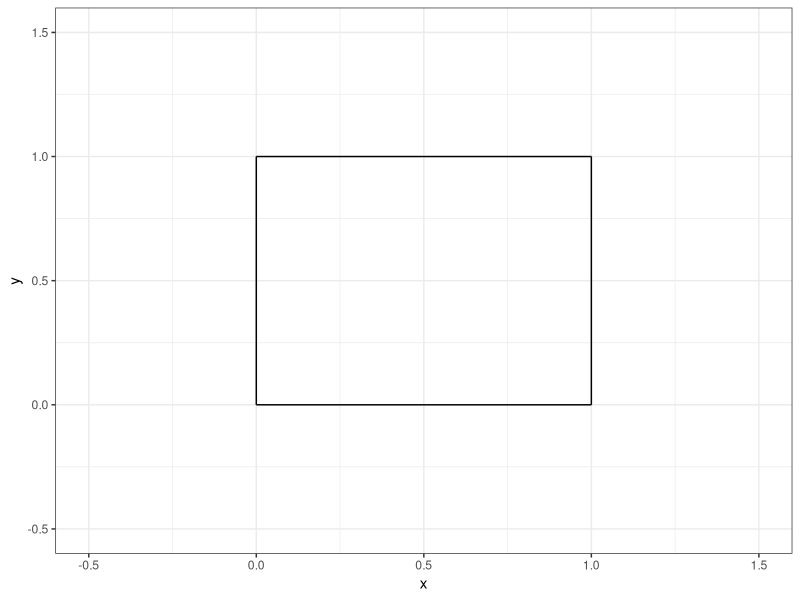
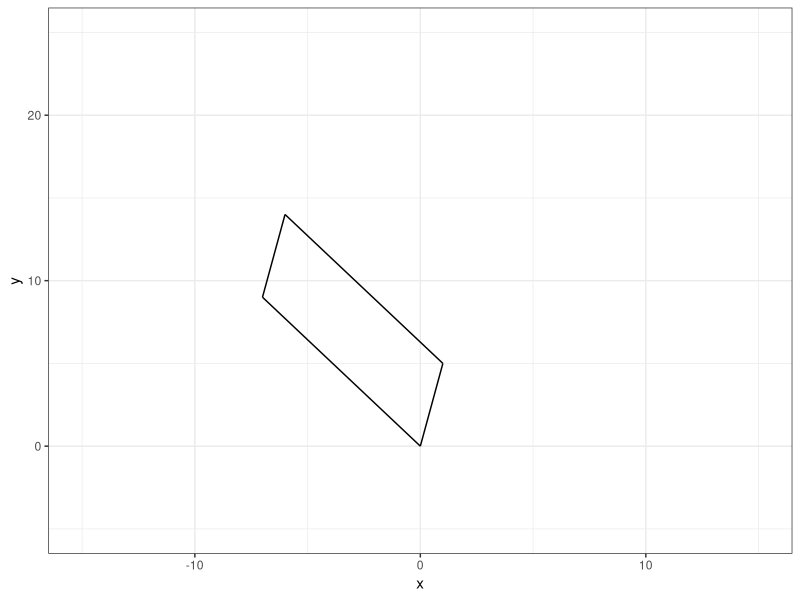
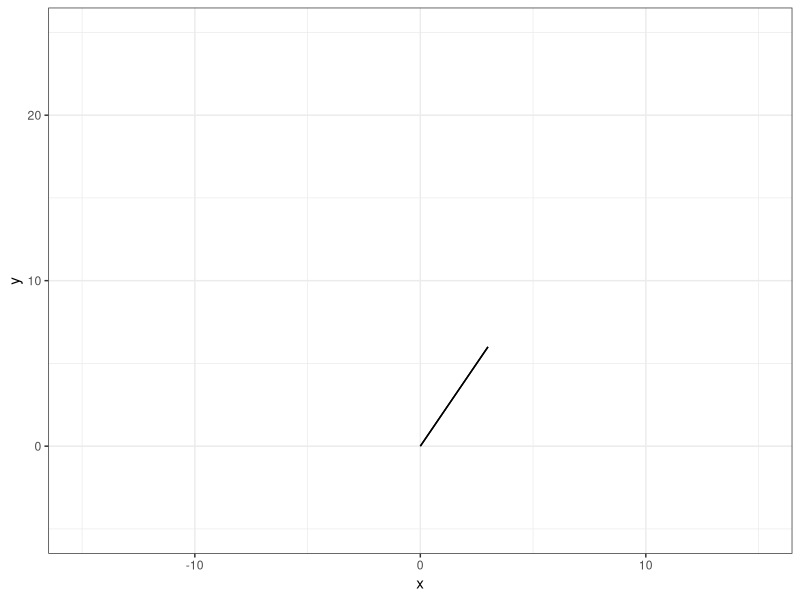
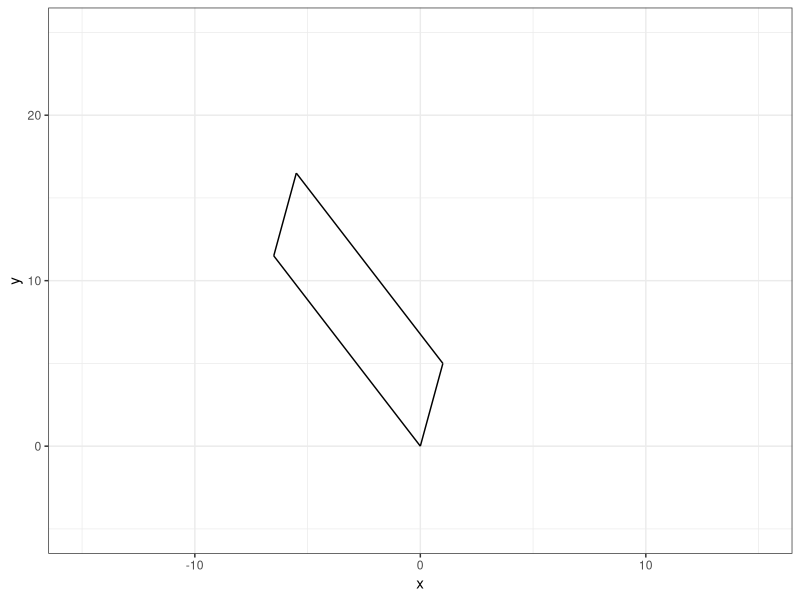
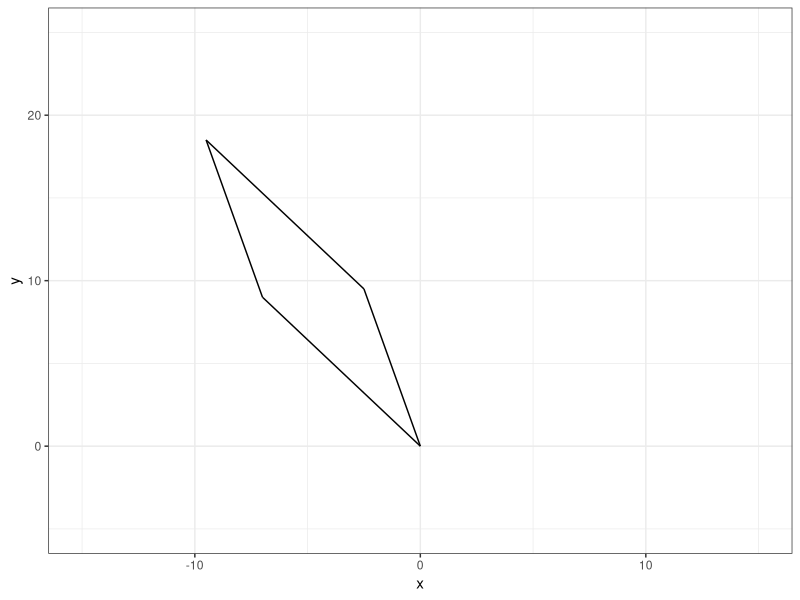
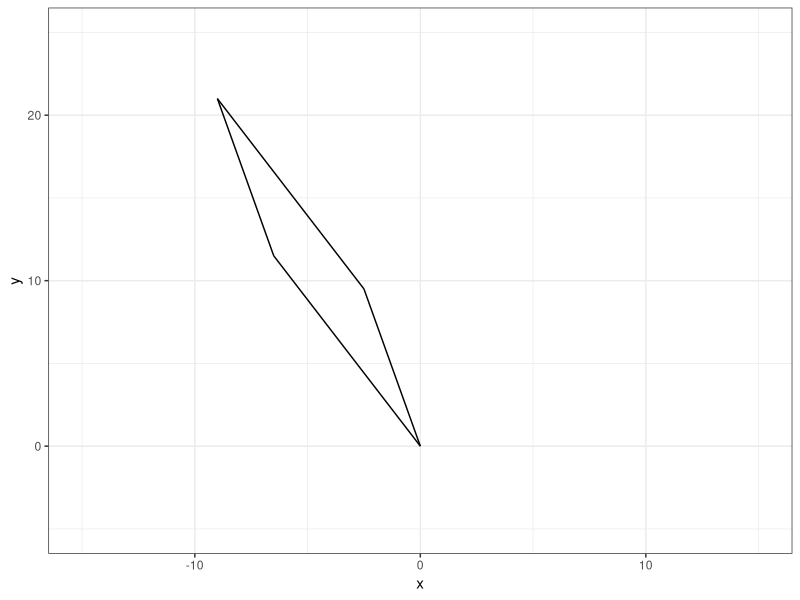
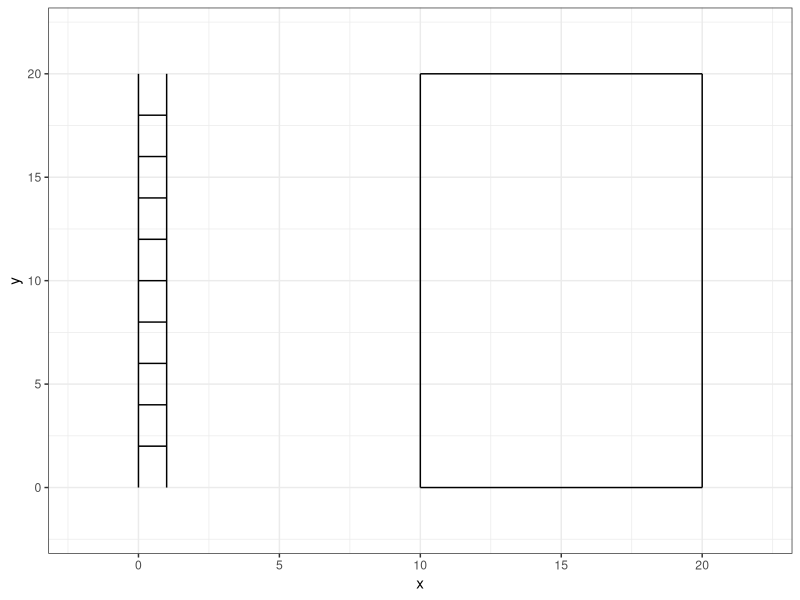
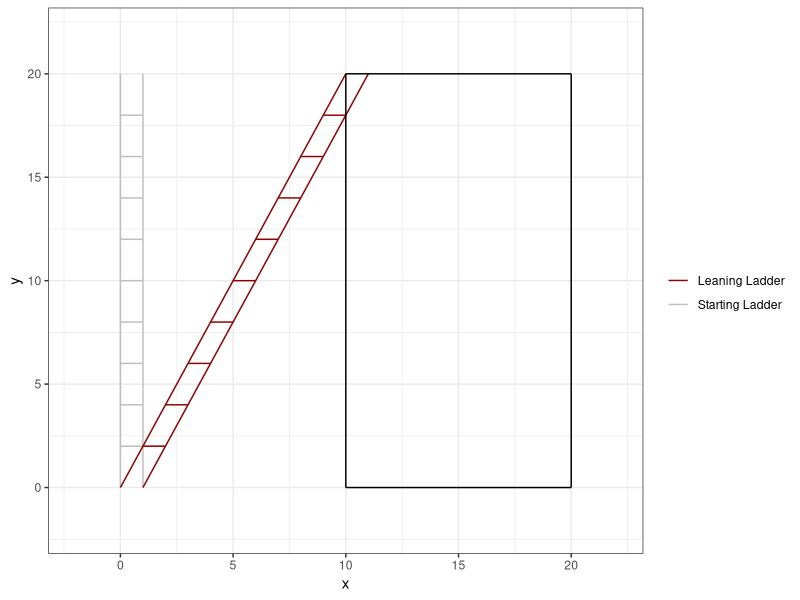

The R source for these figures, in order:
## ---- chunk 1
#| echo: false

default_chunk_hook  <- knitr::knit_hooks$get("chunk")

latex_font_size <- c("Huge", "huge", "LARGE", "Large", 
                     "large", "normalsize", "small", 
                     "footnotesize", "scriptsize", "tiny")

knitr::knit_hooks$set(chunk = function(x, options) {
  x <- default_chunk_hook(x, options)
  if(options$size %in% latex_font_size) {
    paste0("\n \\", options$size, "\n\n", 
      x, 
      "\n\n \\normalsize"
    )
  } else {
    x
  }
})

## ---- chunk 2
#| label: load-packages
#| include: false
library(tidyverse)
## ---- chunk 3
#| label: fig-unitsquare
#| fig-cap: "The unit square."
#| fig-width: 3
#| fig-height: 3
#| scale: "80%"
#| fig-align: "center"
#| size: "scriptsize"
p0 <- c(0, 0)
p1 <- c(1, 0)
p2 <- c(1, 1)
p3 <- c(0, 1)
ggplot() +
  geom_segment(aes(x = p0[1], y = p0[2], xend = p1[1], yend = p1[2])) +
  geom_segment(aes(x = p1[1], y = p1[2], xend = p2[1], yend = p2[2])) +
  geom_segment(aes(x = p2[1], y = p2[2], xend = p3[1], yend = p3[2])) +
  geom_segment(aes(x = p3[1], y = p3[2], xend = p0[1], yend = p0[2])) +
  theme_bw() +
  xlim(-0.5, 1.5) +
  ylim(-0.5, 1.5) +
  labs(x = "x", y = "y")
## ---- chunk 4
#| size: scriptsize
A = matrix(data = c(1, -7, 5, 9), nrow = 2, ncol = 2, byrow = TRUE) 
A
#I made a matrix that went by row instead of by column.
## ---- chunk 5
#| size: scriptsize
M = matrix(data = c(1, 0, 0, 1), nrow = 2, ncol = 2, byrow = TRUE) # Making the matrix, M
T = A%*%M #Multiplying the matrices and naming them T
T
## ---- chunk 6
#| size: "scriptsize"
basis.vector.1 = c(1,5) 
basis.vector.2 = c(-7,9) #I used a manual vector because there were only two data points.
basis.vector.1
basis.vector.2
## ---- chunk 7
#| size: scriptsize
p0 = c(0,0)
p1 = basis.vector.1
p2 = basis.vector.1+basis.vector.2
p3 = basis.vector.2 #I used the formulas from the unit square example for the corner vertices.
p0
p1
p2
p3
## ---- chunk 8
#| label: fig-1.5e
#| fig-cap: "Parallelogram 1."
#| fig-width: 3
#| fig-height: 3
#| scale: "80%"
#| fig-align: "center"
#| size: "scriptsize"
p0 = c(0,0)
p1 = basis.vector.1
p2 = basis.vector.1+basis.vector.2
p3 = basis.vector.2 # I made sure to use the same points as found in part d.
ggplot() +
  geom_segment(aes(x = p0[1], y = p0[2], xend = p1[1], yend = p1[2])) +
  geom_segment(aes(x = p1[1], y = p1[2], xend = p2[1], yend = p2[2])) +
  geom_segment(aes(x = p2[1], y = p2[2], xend = p3[1], yend = p3[2])) +
  geom_segment(aes(x = p3[1], y = p3[2], xend = p0[1], yend = p0[2])) +
  theme_bw() +
  xlim(-15, 15) +
  ylim(-5, 25) +
  labs(x = "x", y = "y")
## ---- chunk 9
#| size: scriptsize
det(A) #returns the determinant of A
## ---- chunk 10
#| size: scriptsize
A = matrix(data = c(1, 2, 2, 4), nrow = 2, ncol = 2, byrow = TRUE) 
#I made a matrix that went by row instead of by column with new data.
A
## ---- chunk 11
T = A %*% M # I made sure to multiply the matrices rather than their components.
T
## ---- chunk 12
#| size: scriptsize
basis.vector.1 = c(1,2)
basis.vector.2 = c(2,4)
basis.vector.1 
basis.vector.2
## ---- chunk 13
#| size: scriptsize
p0 = c(0,0)
p1 = basis.vector.1
p2 = basis.vector.1+basis.vector.2
p3 = basis.vector.2 #same work as 1.4
p0
p1
p2
p3
## ---- chunk 14
#| label: fig-2.5e
#| fig-cap: "Line 1."
#| fig-width: 3
#| fig-height: 3
#| scale: "80%"
#| fig-align: "center"
#| size: "scriptsize"
p0 = c(0,0)
p1 = basis.vector.1
p2 = basis.vector.1+basis.vector.2
p3 = basis.vector.2
ggplot() +
  geom_segment(aes(x = p0[1], y = p0[2], xend = p1[1], yend = p1[2])) +
  geom_segment(aes(x = p1[1], y = p1[2], xend = p2[1], yend = p2[2])) +
  geom_segment(aes(x = p2[1], y = p2[2], xend = p3[1], yend = p3[2])) +
  geom_segment(aes(x = p3[1], y = p3[2], xend = p0[1], yend = p0[2])) +
  theme_bw() +
  xlim(-15, 15) +
  ylim(-5, 25) +
  labs(x = "x", y = "y")
## ---- chunk 15
#| size: "scriptsize"
det(A) #it is a line so this should return 0.
## ---- chunk 16
#| label: fig-4
#| fig-cap: "Parallelogram 2."
#| fig-width: 3
#| fig-height: 3
#| scale: "80%"
#| fig-align: "center"
#| size: "scriptsize"
Mv = matrix(data= c(1, k=0.5, 0, 1), nrow=2, ncol = 2, byrow = TRUE)
A = matrix(data = c(1, -7, 5, 9), nrow = 2, ncol = 2, byrow = TRUE) 
T = A%*%Mv
T
det(A) #For area of the parallelogram
basis.vector.1 = c(1,5) 
basis.vector.2 = c(-6.5,11.5) 

p0 = c(0,0)
p1 = basis.vector.1
p2 = basis.vector.1+basis.vector.2
p3 = basis.vector.2
ggplot() +
  geom_segment(aes(x = p0[1], y = p0[2], xend = p1[1], yend = p1[2])) +
  geom_segment(aes(x = p1[1], y = p1[2], xend = p2[1], yend = p2[2])) +
  geom_segment(aes(x = p2[1], y = p2[2], xend = p3[1], yend = p3[2])) +
  geom_segment(aes(x = p3[1], y = p3[2], xend = p0[1], yend = p0[2])) +
  theme_bw() +
  xlim(-15, 15) +
  ylim(-5, 25) +
  labs(x = "x", y = "y")
## ---- chunk 17
#| label: fig-5
#| fig-cap: "Parallelogram 3"
#| fig-width: 3
#| fig-height: 3
#| scale: "80%"
#| fig-align: "center"
#| size: "scriptsize"

Mh = matrix(data= c(1, 0, k=0.5, 1), nrow=2, ncol = 2, byrow = TRUE)
A = matrix(data = c(1, -7, 5, 9), nrow = 2, ncol = 2, byrow = TRUE) 
T = A%*%Mh
T
det(A) #For area of the parallelogram

basis.vector.1 = c(-2.5,9.5) 
basis.vector.2 = c(-7,9) 
p0 = c(0,0)
p1 = basis.vector.1
p2 = basis.vector.1+basis.vector.2
p3 = basis.vector.2

ggplot() +
  geom_segment(aes(x = p0[1], y = p0[2], xend = p1[1], yend = p1[2])) +
  geom_segment(aes(x = p1[1], y = p1[2], xend = p2[1], yend = p2[2])) +
  geom_segment(aes(x = p2[1], y = p2[2], xend = p3[1], yend = p3[2])) +
  geom_segment(aes(x = p3[1], y = p3[2], xend = p0[1], yend = p0[2])) +
  theme_bw() +
  xlim(-15, 15) +
  ylim(-5, 25) +
  labs(x = "x", y = "y")
## ---- chunk 18
#| label: fig-6
#| fig-cap: "Parallelogram 4"
#| fig-width: 3
#| fig-height: 3
#| scale: "80%"
#| fig-align: "center"#| size: "scriptsize"

Mvh = matrix(data= c(1, k=0.5, k=0.5, 1), nrow=2, ncol = 2, byrow = TRUE)
A = matrix(data = c(1, -7, 5, 9), nrow = 2, ncol = 2, byrow = TRUE) 
T = A%*%Mvh
T
det(A) #For area of the parallelogram

basis.vector.1 = c(-2.5,9.5) 
basis.vector.2 = c(-6.5,11.5) 
p0 = c(0,0)
p1 = basis.vector.1
p2 = basis.vector.1+basis.vector.2
p3 = basis.vector.2
ggplot() +
  geom_segment(aes(x = p0[1], y = p0[2], xend = p1[1], yend = p1[2])) +
  geom_segment(aes(x = p1[1], y = p1[2], xend = p2[1], yend = p2[2])) +
  geom_segment(aes(x = p2[1], y = p2[2], xend = p3[1], yend = p3[2])) +
  geom_segment(aes(x = p3[1], y = p3[2], xend = p0[1], yend = p0[2])) +
  theme_bw() +
  xlim(-15, 15) +
  ylim(-5, 25) +
  labs(x = "x", y = "y")
## ---- chunk 19
x = c(0,0,1,1, rep(c(0,1), times=9)) 
y = c(0,20,0,20, rep(seq(from = 2, to= 18, by=2), each= 2))
group = rep(seq(from=1, to= 11, by=1), each=2)
ladder = data.frame(x, y, group)
ladder
## ---- chunk 20
#| label: fig-ladder
#| fig-cap: "A ladder."
#| fig-width: 3
#| fig-height: 3
#| scale: "80%"
#| fig-align: "center"
#| size: "scriptsize"
ggplot() +
  geom_path(data = ladder, 
              aes(x = x, y = y, group = group)) +
                  geom_segment(aes(x = 10, xend = 10,
                   y=0, yend = 20))+
  geom_segment(aes(x = 10, xend = 20,
                   y=20, yend = 20))+
  geom_segment(aes(x = 20, xend = 20,
                   y=0, yend = 20))+
  geom_segment(aes(x = 10, xend = 20,
                   y=0, yend = 0)) +
  theme_bw() +
  xlim(-2,22) +
  ylim(-2,22)
## ---- chunk 21
A = as.matrix(ladder[ ,-3]) # a matrix with "ladder" data without the group index.
k=0.5
Mh= matrix(data= c(1, 0, k, 1), nrow=2, ncol = 2, byrow = TRUE) 
T= A %*% Mh
T
## ---- chunk 22
leaning.ladder = data.frame(x=T[, 1], #this uses exclusively the first index from T
                            y=T[, 2], #this uses exclusively the second index from T
                            group = group)
leaning.ladder
## ---- chunk 23
#| label: fig-ladder2
#| fig-cap: "A ladder and a leaning ladder."
#| fig-width: 3
#| fig-height: 3
#| scale: "80%"
#| fig-align: "center"
#| size: "scriptsize"
ggplot() +
  geom_path(data = ladder, 
              aes(x = x, y = y, group = group, color = "Starting Ladder")) +
  geom_path(data = leaning.ladder, 
              aes(x = x, y = y, group = group, color = "Leaning Ladder")) +
  geom_segment(aes(x = 10, xend = 10,
                   y=0, yend = 20))+
  geom_segment(aes(x = 10, xend = 20,
                   y=20, yend = 20))+
  geom_segment(aes(x = 20, xend = 20,
                   y=0, yend = 20))+
  geom_segment(aes(x = 10, xend = 20,
                   y=0, yend = 0)) +
  theme_bw() +
  xlim(-2,22) +
  ylim(-2,22) +
  scale_color_manual("", values=c("darkred", "grey"))
